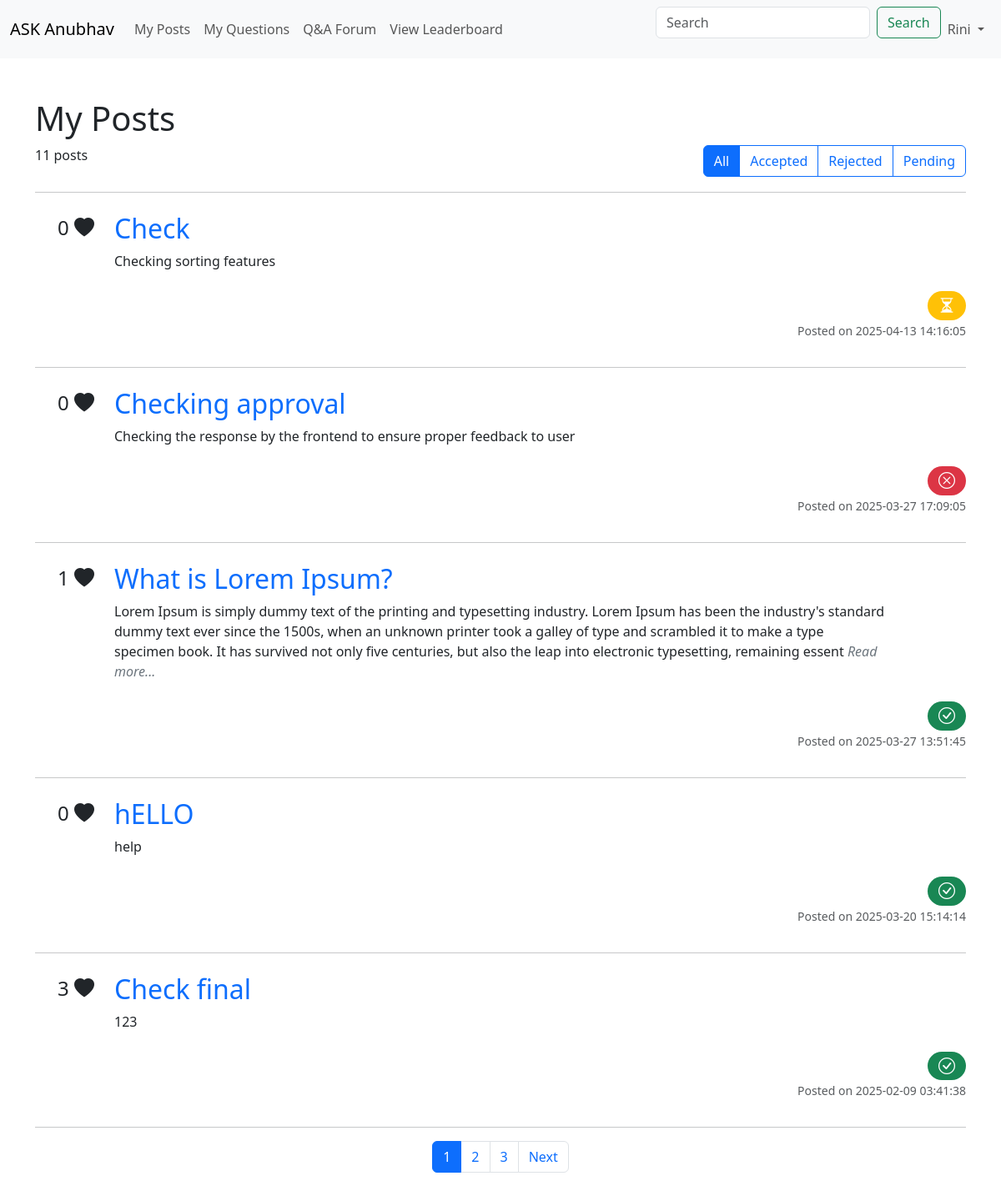
Page /my_posts (signed in) on the earlier database version.
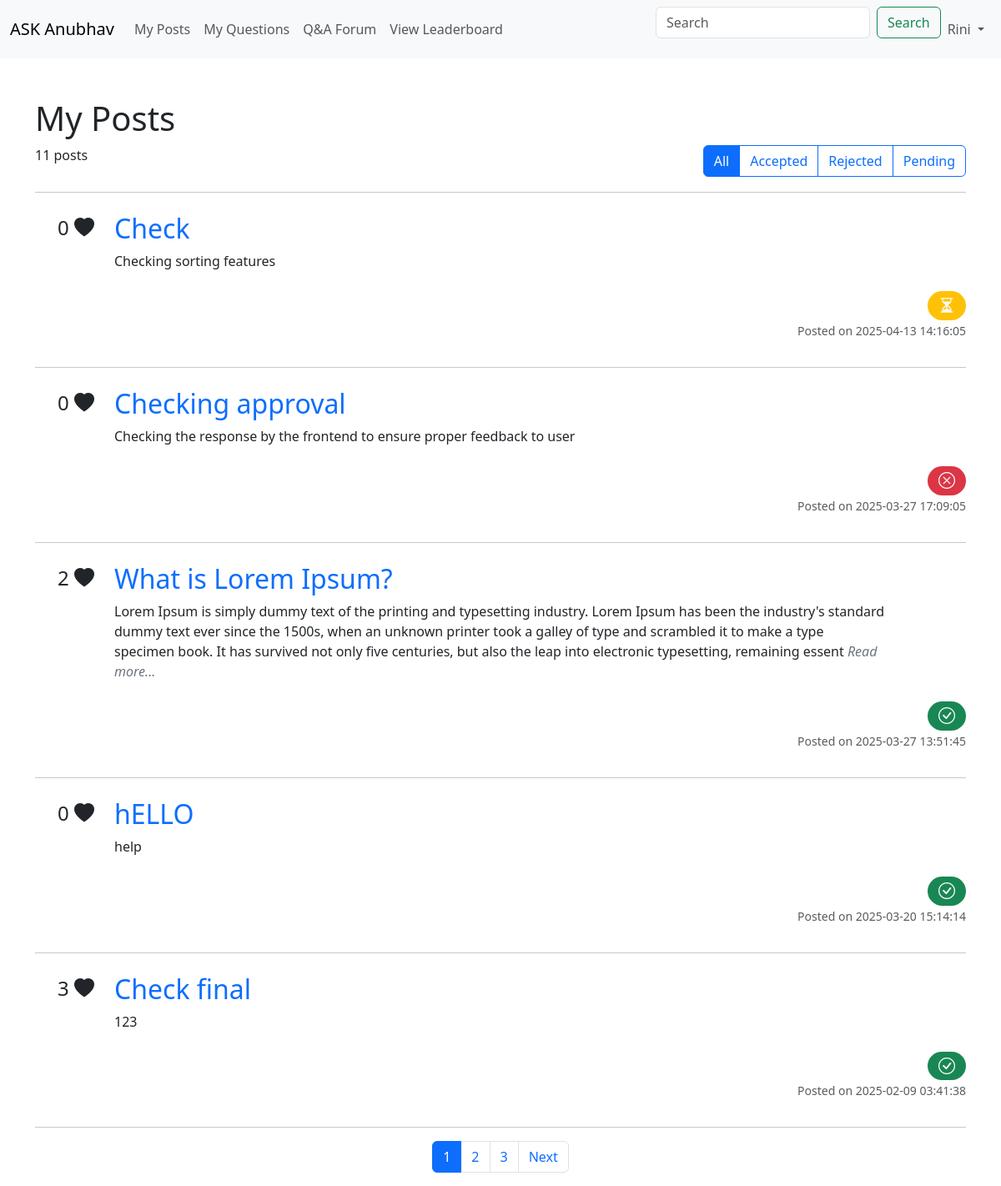
Same page on the later database version.
### merged.py (models this page shows, shortened)
class PostApproval(db.Model):
    __tablename__ = 'post_approval'
    id = db.Column(db.Integer, primary_key=True)
    post_id = db.Column(db.Integer, db.ForeignKey('post.id'), nullable=False)
    status = db.Column(db.String(20), default='pending')  # 'pending', 'approved', 'rejected'
    remark = db.Column(db.Text)
    approver_id = db.Column(db.Integer, nullable=True)  # ID of the faculty who approved/rejected
    approval_date = db.Column(db.DateTime, default=datetime.utcnow)
    post = db.relationship('Post', back_populates='approval')

class Post(db.Model):
    __tablename__ = 'post'
    id = db.Column(db.Integer, primary_key=True)
    title = db.Column(db.String(100), nullable=False)
    body = db.Column(db.Text, nullable=False)
    keywords = db.Column(db.String(255))
    date_of_post = db.Column(db.DateTime, default=lambda: datetime.now(timezone.utc))
    student_id = db.Column(db.Integer, nullable=False)
    like_count = db.Column(db.Integer, default=0)
    tags = db.relationship('Tag', secondary=post_tags, lazy='subquery', backref=db.backref('posts', lazy=True))
    approval = db.relationship('PostApproval', uselist=False, back_populates='post')

### merged.py (the view)
@app.route('/my_posts')
@student_required
def my_posts():
    try:
        if 'student_id' not in session:
            flash("Please log in to view your posts.", "warning")
            return redirect(url_for('login'))
        page = request.args.get('page', 1, type=int)
        sort = request.args.get('sort', 'latest')  # Default sort is latest
        student_id = session.get('student_id')
        total_posts = Post.query.filter_by(student_id=student_id).count()
        username = session.get('username')
        posts_query = db.session.query(
            Post, PostApproval.status
        ).outerjoin(PostApproval, Post.id == PostApproval.post_id).filter(
            Post.student_id == student_id
        ).order_by(Post.date_of_post.desc())
        if sort == 'accepted':
            posts_query = posts_query.filter(func.lower(PostApproval.status) == 'approved').order_by(Post.date_of_post.desc())
        elif sort == 'rejected':
            posts_query = posts_query.filter(func.lower(PostApproval.status) == 'rejected').order_by(Post.date_of_post.desc())
        elif sort == 'pending':
            posts_query = posts_query.filter(PostApproval.post_id == None).order_by(Post.date_of_post.desc())
        elif sort == 'likes':
            posts_query = posts_query.order_by(Post.like_count.desc())
        else:
            posts_query = posts_query.order_by(Post.date_of_post.desc())
        filtered_post_count = posts_query.count()
        pagination = posts_query.paginate(page=page, per_page=5, error_out=False)
        posts = pagination.items
        return render_template(
            'ASK_Anubhav/Student/my_posts.html',
            posts=posts,
            pagination=pagination,
            student_id=student_id,
            username=username,
            total_posts=filtered_post_count,
            current_sort=sort
        )
    except Exception as e:
        flash(f"An error occurred while fetching your posts: {str(e)}", "danger")
        print("An error occurred while fetching your posts")
        return redirect(url_for('index'))

### merged.py (called while the page is built)
@app.context_processor
def inject_session():
    try:
        return dict(session=session)  # Inject session into all templates
    except Exception as e:
        print("Session not created due to: {str(e)}")
        return dict(session={})

def student_required(f):
    @wraps(f)
    def decorated_function(*args, **kwargs):
        if session.get('is_faculty') != 0:
            flash("Access restricted to students only!", "danger")
            return redirect(url_for('index'))  # Redirect to homepage
        return f(*args, **kwargs)
    return decorated_function

### templates/ASK_Anubhav/Student/my_posts.html (shortened to what the changed rows need)
<!DOCTYPE html>
<html lang="en">
<head>
    <link rel="stylesheet" href="./static/ASK_Anubhav/Student/style1.css" />
    <link
      href="https://cdn.jsdelivr.net/npm/bootstrap@5.3.3/dist/css/bootstrap.min.css"
      rel="stylesheet"
    />
    <link href="https://cdn.jsdelivr.net/npm/bootstrap-icons/font/bootstrap-icons.css" rel="stylesheet">
</head>
<body>
    <div class="container">
      <div class="row mt-5">
        <div class="col-md-9 ">
          <h1>My Posts</h1>
        </div>
      </div>
      <div class="row">
      <div>
        <hr />
        {% for post, approval_status in posts %}
        <div class="row mt-4" onclick="window.location='{{ url_for('post_details', post_id=post.id) }}';"
         style="cursor: pointer;">
          <div class="col-1 col-sm-1 col-md-1 col-xs-1 text-end">
            <p style="font-size: 24px;">{{ post.like_count }} <i class="bi bi-heart-fill"></i></p>
          </div>
          <div class="col-10 col-sm-10 col-md-10 col-xs-10">
            <a class="anchor-tag" href="{{ url_for('post_details', post_id=post.id) }}" style="text-decoration:none;">
              <h2>{{ post.title }}</h2>
            </a>
            <p>{{ post.body[:350] }}
            {% if post.body|length > 350 %} <span style="color: #6c757d; font-style: italic;">Read more...<span> {% endif %}
            </p>
          </div>
          <div class="mt-2 text-end">
            {% if post.approval and post.approval.status.lower() in ["approved", "rejected"] %}
                    {% if post.approval.status.lower() == "approved" %}
                        <span class="badge bg-success rounded-pill fs-5" title="Approved"><i class="bi bi-check-circle"></i></span>
                    {% elif post.approval.status.lower() == "rejected" %}
                        <span class="badge bg-danger rounded-pill fs-5" title="Rejected"><i class="bi bi-x-circle"></i></span>
                    {% else %}
                        <span class="badge bg-warning rounded-pill fs-5" title="Pending"><i class="bi bi-hourglass-split"></i></span>
                    {% endif %}
            {% else %}
                        <span class="badge bg-warning rounded-pill fs-5" title="Pending"><i class="bi bi-hourglass-split"></i></span>
            {% endif %}
          </div>
        </div>
          <div class="row">
            <div class="text-end">
              <p class="">
                <small class="text-body-secondary">Posted on {{ post.date_of_post.strftime('%Y-%m-%d %H:%M:%S') }}</small>
              </p>
            </div>
          </div>
      <hr />
      {% endfor %}
    </div>
</body>
</html>

Differences in the rows shown:
changed through a linked row, PostApproval "What is Lorem Ipsum?": like_count "1" → "2"
